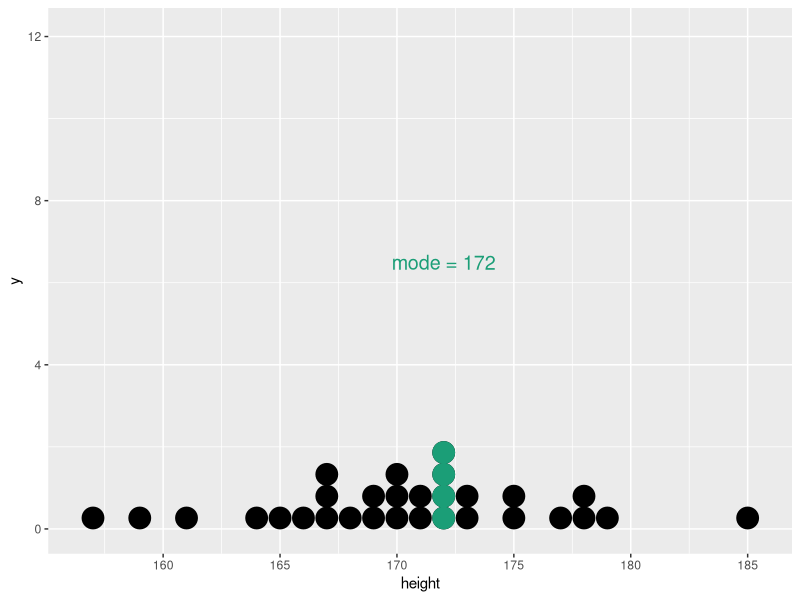
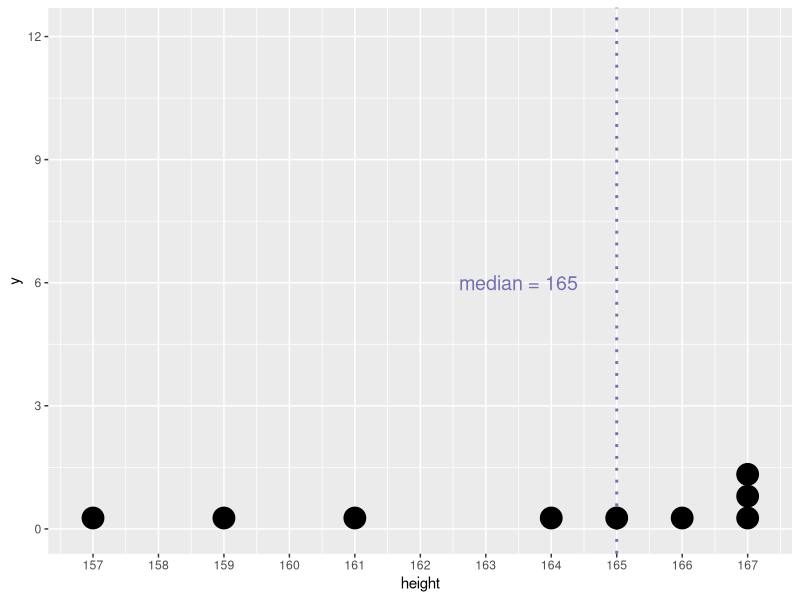
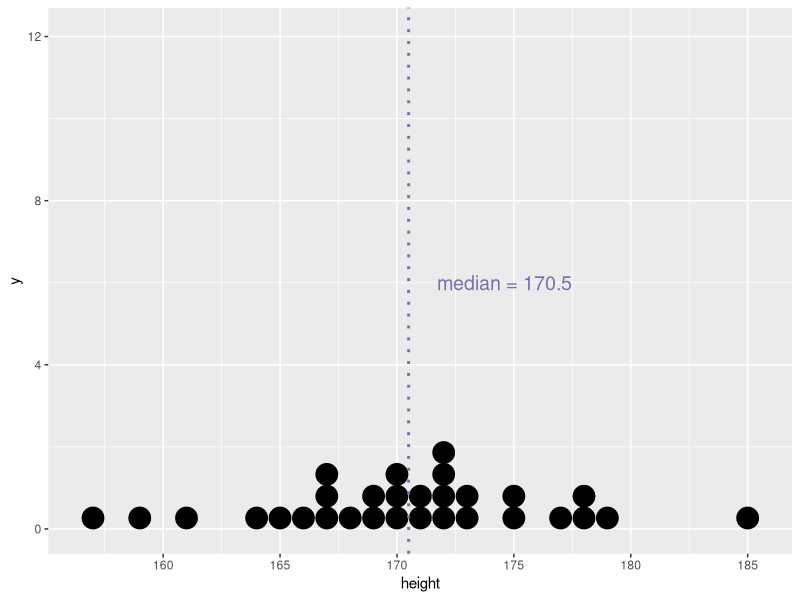
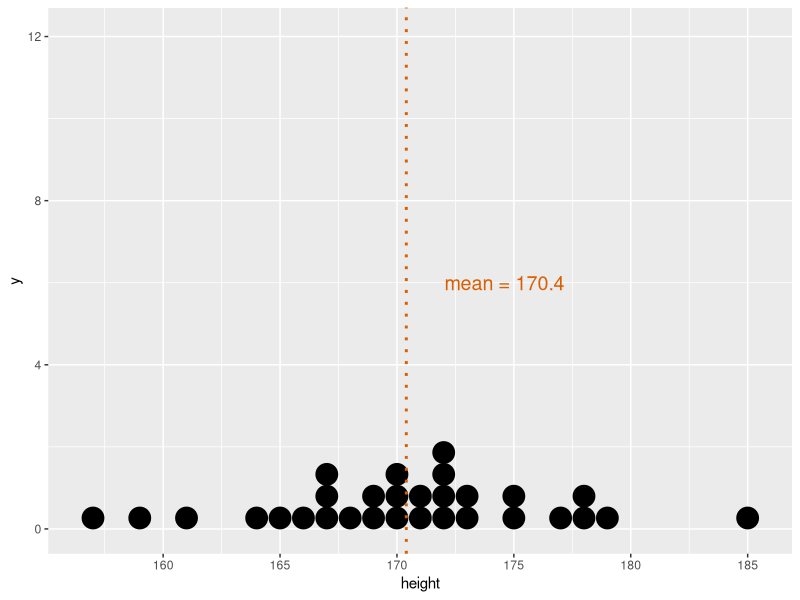
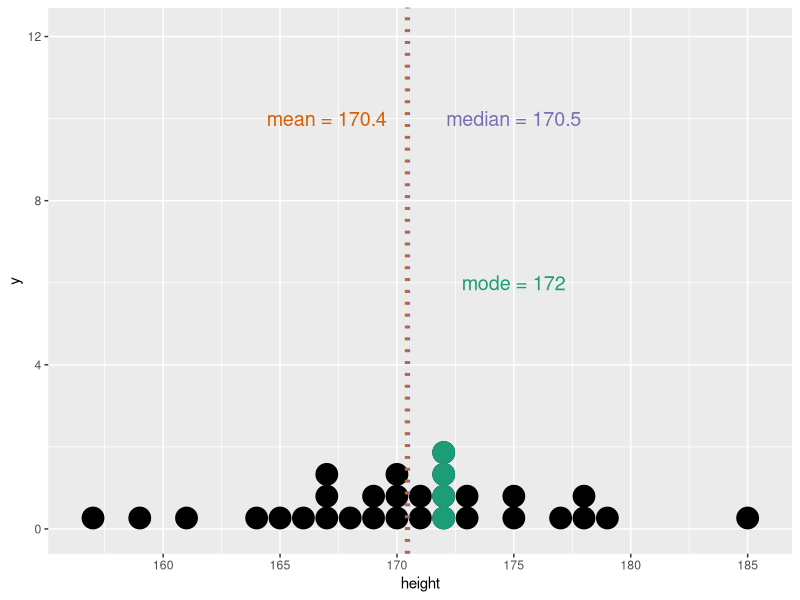
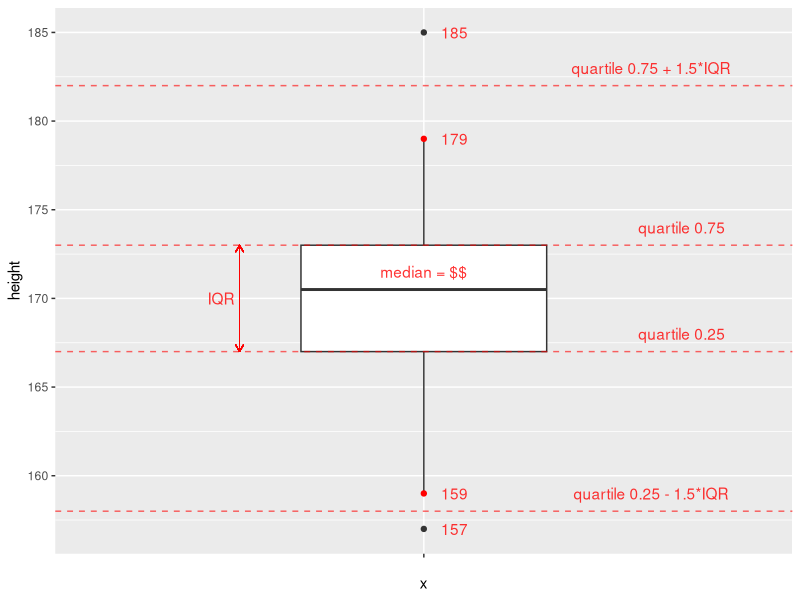

Write the R code that produced these figures, in order.
## ---- chunk 1
library(ggplot2)
library(dplyr)
knitr::opts_chunk$set(echo = FALSE, message = F, warning = F)
## ---- chunk 2
# fig.height - размер изображение после knit'a
# цвета для графиков взяты здесь http://colorbrewer2.org/
a <- c(157, 159, 161, 164, 165, 166, 167, 167, 167, 168,
       169, 169, 170, 170, 170, 171, 171, 172, 172, 172,
       172, 173, 173, 175, 175, 177, 178, 178, 179, 185)
d <- data.frame(height = a)                 # основные данные
d_mode <- data.frame(height = rep(172, 4))
g <- ggplot() +
  geom_dotplot(data = d, aes(height)) +
  scale_x_continuous(breaks = seq(155, 190, 5)) +
  scale_y_continuous(limits = c(0, 12.1),    # 12.1 - найдено методом математического подгона
                     breaks = seq(0, 12, 4))
g + geom_dotplot(data = d_mode, aes(height), color = "#1b9e77", fill = "#1b9e77") +
  annotate("text", x = 172, y = 6.5,
           label = "mode = 172", size = 5, color = "#1b9e77")
## ---- chunk 3
d_sml <- d %>% slice(1:9)
ggplot(d_sml, aes(height)) +
  geom_vline(data = d_sml, aes(xintercept = median(height)),
             color = "#7570b3", linetype = "dotted", size = 1) +
  geom_dotplot() +
  scale_x_continuous(breaks = seq(155, 168, 1)) +
  scale_y_continuous(limits = c(0, 12.1),
                     breaks = seq(0, 12, 3)) +
  annotate("text", x = 163.5, y = 6,
           label = "median = 165", color = "#7570b3", size = 5)
## ---- chunk 4
g + geom_vline(data = d, aes(xintercept = median(height)),
             color = "#7570b3", linetype = "dotted", size = 1) +
  annotate("text", x = 174.6, y = 6,
           label = "median = 170.5", size = 5, color = "#7570b3")
## ---- chunk 5
g + geom_vline(data = d, aes(xintercept = mean(height)),
             color = "#d95f02", linetype = "dotted", size = 1) +
  annotate("text", x = 174.6, y = 6,
           label = "mean = 170.4", size = 5, color = "#d95f02")
## ---- chunk 6
g + geom_dotplot(data = d_mode, aes(height), color = "#1b9e77", fill = "#1b9e77") +
  geom_vline(data = d, aes(xintercept = mean(height)),
             color = "#d95f02", linetype = "dotted", size = 1) +
  geom_vline(data = d, aes(xintercept = median(height)),
             color = "#7570b3", linetype = "dotted", size = 1) +
  annotate("text",
           x = c(175, 167, 175),
           y = c(6, 10, 10),
           label = c("mode = 172","mean = 170.4", "median = 170.5"),
           size = 5,
           color = c("#1b9e77", "#d95f02", "#7570b3"))
## ---- chunk 7
x <- c(1, 5, 2, 7, 1, 9, 3, 8, 5, 9)
L <- length(x)   # кол-во элементов в выборке
M <- mean(x)     # среднее значение выборки
D <- sum((x - M) ^ 2) / (L - 1) #  расчет дисперсии
sd <- sqrt(D)    # расчет стандартного отклонения
print(c(D, sd))  # вывод результатов
## ---- chunk 8
D <- var(x)     # расчет дисперсии
sd <- sd(x)     # расчет стандартного отклонения
print(c(D, sd)) # вывод результатов
## ---- chunk 9
quart_1 <- quantile(d$height, 0.25)
quart_3 <- quantile(d$height, 0.75)
iqr <- IQR(d$height)
ggplot(data = d) + 
  geom_boxplot(aes(x = "", y = height), width = 0.4) +
  geom_hline(yintercept = quart_1 - 1.5 * iqr,
             linetype = "dashed", color = "red", alpha = 0.6) +
  geom_hline(yintercept = quart_1,
             linetype = "dashed", color = "red", alpha = 0.6) +
  geom_hline(yintercept = quart_3,
             linetype = "dashed", color = "red", alpha = 0.6) +
  geom_hline(yintercept = quart_3 + 1.5 * iqr,
             linetype = "dashed", color = "red", alpha = 0.6) +
  annotate("text", x = 1.42, y = quart_1 + 1, 
           label = "quartile 0.25", color = "red", alpha = 0.8) +
  annotate("text", x = 1.42, y = quart_3 + 1, 
           label = "quartile 0.75", color = "red", alpha = 0.8) + 
  annotate("text", x = 1, y = 171.5, 
           label = "median = $$", color = "red", alpha = 0.8) +
  annotate("text", x = 1.37, y = quart_1 - 1.5 * iqr + 1, 
           label = "quartile 0.25 - 1.5*IQR", color = "red", alpha = 0.8) + 
  annotate("text", x = 1.37, y = quart_3 + 1.5 * iqr + 1, 
           label = "quartile 0.75 + 1.5*IQR", color = "red", alpha = 0.8) +
  geom_segment(aes(x = 0.7, xend = 0.7, y = quart_1, yend = quart_3),
               color = "red", arrow = arrow(length = unit(0.2, "cm")), size = 0.3) +
  geom_segment(aes(x = 0.7, xend = 0.7, y = quart_3, yend = quart_1),
               color = "red", arrow = arrow(length = unit(0.2, "cm")), size = 0.3) +
  annotate("text", x = 0.67, y = 170, label = "IQR", color = "red", alpha = 0.8) +
  geom_point(data = data.frame(height = c(159, 179)), 
             aes(x = "", y = height), 
             color = "red") +
  annotate("text", x = 1.05, y = 159, label = "159", color = "red", alpha = 0.8) +
  annotate("text", x = 1.05, y = 179, label = "179", color = "red", alpha = 0.8) +
  annotate("text", x = 1.05, y = 185, label = "185", color = "red", alpha = 0.8) +
  annotate("text", x = 1.05, y = 157, label = "157", color = "red", alpha = 0.8)
  
